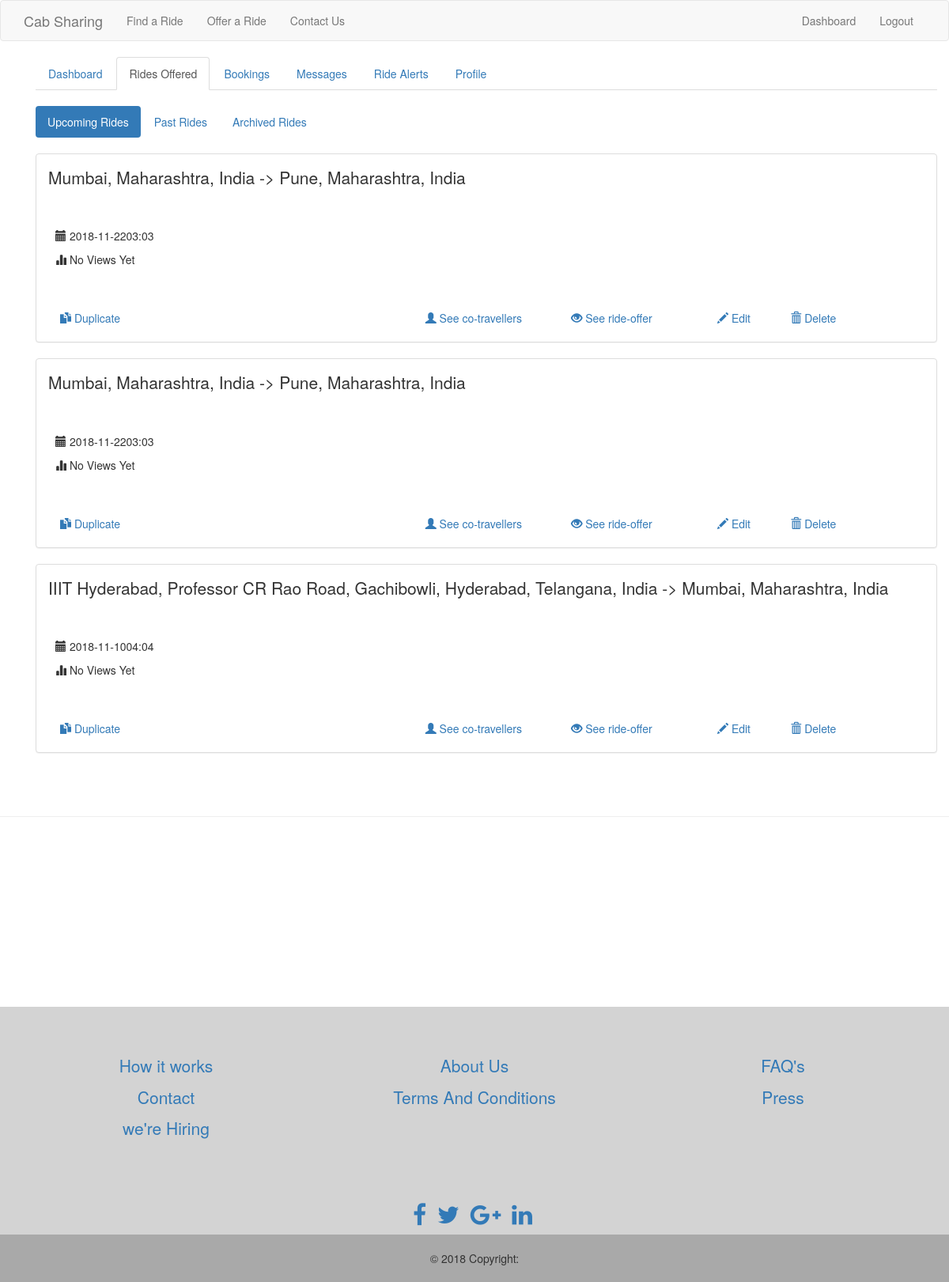
The page /rides (signed in) on the database its author committed.
### tables this page shows
CREATE TABLE "rides_offered" (
	`rideId`	INTEGER PRIMARY KEY AUTOINCREMENT,
	`userName`	text NOT NULL,
	`source`	text NOT NULL,
	`destination`	text NOT NULL,
	`lat1`	text NOT NULL,
	`long1`	text NOT NULL,
	`lat2`	text NOT NULL,
	`long2`	text NOT NULL,
	`offeredDate`	text NOT NULL,
	`offeredTime`	text NOT NULL,
	`offeredPrice`	int NOT NULL,
	`offeredSeats`	NUMERIC NOT NULL,
	`details`	text,
	`valid`	INTEGER NOT NULL
);

### app.py (the view)
@app.route('/rides')
def rides():
    con = sqlite3.connect("CabSharing.db")
    cur = con.cursor()
    result = []
    username = session['username']
    cur.execute("select * from rides_offered where username = ?",[username])
    result = cur.fetchall()
    count = len(result)
    return render_template('rides.html' , result = result , count = count)

### templates/rides.html (shortened to what this page needs)
{% extends 'layout.html' %}
{% block body %}
<div class=" container ">
      <ul class="nav nav-tabs">
        <li ><a href="dashboard">Dashboard</a></li>
        <li class= "active"><a href="rides">Rides Offered</a></li>
        <li ><a href="bookings">Bookings</a></li>
        <li ><a href="messages">Messages</a></li>
        <li ><a href="#">Ride Alerts</a></li>
        <li ><a href="#">Profile</a></li>
      </ul>
      <br>
</div>
<div class="container text-center">
    <div  class="tab-pane fade in active">
      <ul class="nav nav-pills">
        <li class="active"><a data-toggle="pill" href="#upcoming-rides">Upcoming Rides</a></li>
        <li><a data-toggle="pill" href="#past-rides">Past Rides</a></li>
        <li><a data-toggle="pill" href="#archived-rides">Archived Rides</a></li>
      </ul>
		<div class="tab-content">
			<div  id="upcoming-rides" class="tab-pane fade in active text-left">
			      <br>
			    <div id="upcoming-ride-data">
            {% if count > 0 %}
              {% for i in range(count) %}
              <div class="row">
                <div class="col-sm-12">
                  <div class="panel panel-default text-left">
                    <div class="panel-body"><strong class="lead"> {{result[i][2]}} -> {{result[i][3]}} </strong>
                    </div>
                  <div class="well-lg">
                    <p>
                    <p><span class="glyphicon glyphicon-calendar"></span> {{result[i][8]}}{{result[i][9]}}</p>
                    <p><span class="glyphicon glyphicon-stats"></span> No Views Yet<br><br></p>
                   </p>
                 </div>
                 <div class="container-fluid" >
                    <a href="" class="col-sm-5" ><span class="glyphicon glyphicon-duplicate"></span> Duplicate </a>
                    <a href="" class="col-sm-2" ><span class="glyphicon glyphicon-user"></span> See co-travellers </a>
                    <a href="rides_found/{{result[i][0]}}/{{result[i][1]}}" class="col-sm-2" >
                      <span class="glyphicon glyphicon-eye-open"></span> See ride-offer </a>
                    <a href="" class="col-sm-1" ><span class="glyphicon glyphicon-pencil"></span> Edit </a>
                    <a href="" class="col-sm-1" ><span class="glyphicon glyphicon-trash"></span> Delete </a>
                    <br><br>
                 </div>
                  </div>
                </div>
              </div>
              {% endfor %}
            {% endif %}
			    </div>
   			</div>
		    <br><br>
		</div>
	</div>
</div>
{% endblock %}

### static/styles/design.css (style rules this page uses)
html, body { height: 100%; margin: 0; padding: 0; }

### rows shown on the page
rides_offered: source "Mumbai, Maharashtra, India", destination "Pune, Maharashtra, India", offeredDate "2018-11-22", offeredTime "03:03"
rides_offered: source "Mumbai, Maharashtra, India", destination "Pune, Maharashtra, India", offeredDate "2018-11-22", offeredTime "03:03"
rides_offered: source "IIIT Hyderabad, Professor CR Rao Road, Gachibowli, Hyderabad, Telangana, India", destination "Mumbai, Maharashtra, India", offeredDate "2018-11-10", offeredTime "04:04"
